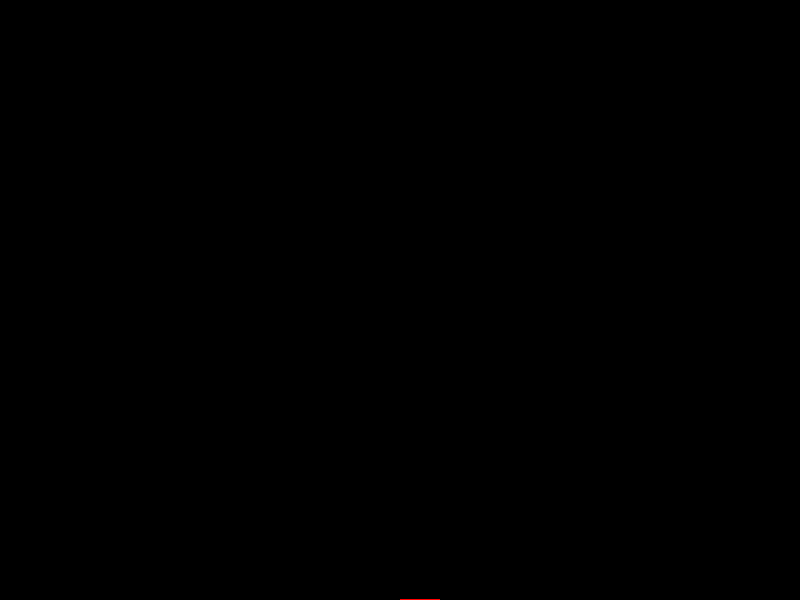
Frame 1 (no input)
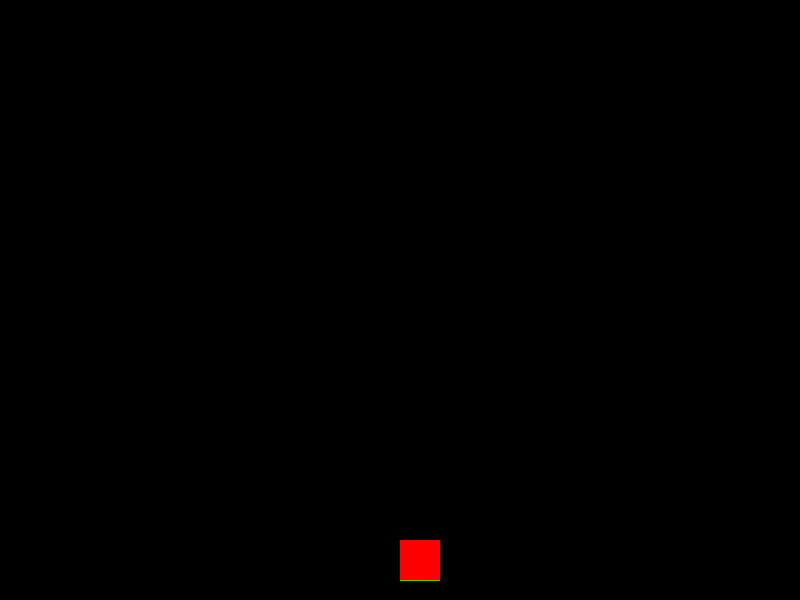
Frame 60 (the mouse pressed at the canvas centre just before this capture)
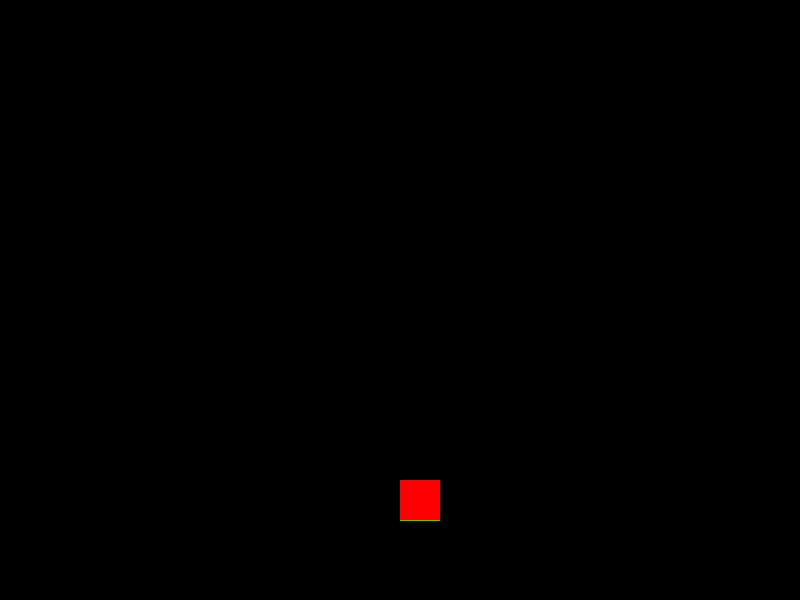
Frame 120 (the mouse held since frame 60 and released just before this capture)

The Processing sketch that drew these frames (run headless with seeded random() and noise(); from frame 60 on, the mouse is pressed at the canvas centre):

// Processing sketch: trianguloMudandoDeCores
// ── trianguloMudandoDeCores.pde
/*type name; 
 int x;*/

/* objetos 
 Pimage;
 String; */

// 1)
Reta r;

void setup() {

  size(800, 600);
  r = new Reta();
}

void draw() {
  background(0);
  r.display();
  r.ascend();
  r.top();
}

class Reta {
  //dados
  float x, y;

  //construtor
  Reta() {
    x = width/2;
    y = height;
  }


  //funcionalidade
  void display() {
    noStroke();
    fill(90, 200, 10);
    rect(x, y, 40, 40);
  }

  void ascend() {
    y--;
  }

  void top() {
    if (y > 100) {
      noStroke();
      fill(200, 200, 10);
      rect(x, y, 40, 40);
    } 
    if (y > 300) {
      noStroke();
      fill(255, 0, 0);
      rect(x, y, 40, 40);
    }
  }
}
